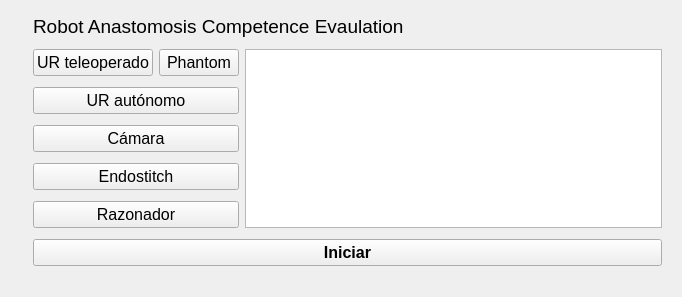
<?xml version="1.0" encoding="UTF-8"?>
<ui version="4.0">
 <class>MainWindow</class>
 <widget class="QMainWindow" name="MainWindow">
  <property name="geometry">
   <rect>
    <x>0</x>
    <y>0</y>
    <width>682</width>
    <height>297</height>
   </rect>
  </property>
  <property name="windowTitle">
   <string>MainWindow</string>
  </property>
  <widget class="QWidget" name="centralwidget">
   <layout class="QGridLayout" name="gridLayout">
    <property name="leftMargin">
     <number>20</number>
    </property>
    <property name="topMargin">
     <number>10</number>
    </property>
    <property name="rightMargin">
     <number>20</number>
    </property>
    <property name="bottomMargin">
     <number>20</number>
    </property>
    <item row="5" column="1" colspan="2">
     <widget class="QPushButton" name="razonadorButton">
      <property name="font">
       <font>
        <pointsize>12</pointsize>
       </font>
      </property>
      <property name="cursor">
       <cursorShape>PointingHandCursor</cursorShape>
      </property>
      <property name="text">
       <string>Razonador</string>
      </property>
     </widget>
    </item>
    <item row="4" column="1" colspan="2">
     <widget class="QPushButton" name="endostitchButton">
      <property name="font">
       <font>
        <pointsize>12</pointsize>
       </font>
      </property>
      <property name="cursor">
       <cursorShape>PointingHandCursor</cursorShape>
      </property>
      <property name="text">
       <string>Endostitch</string>
      </property>
     </widget>
    </item>
    <item row="6" column="1" colspan="3">
     <widget class="QPushButton" name="iniciarButton">
      <property name="font">
       <font>
        <pointsize>12</pointsize>
        <weight>75</weight>
        <bold>true</bold>
       </font>
      </property>
      <property name="cursor">
       <cursorShape>PointingHandCursor</cursorShape>
      </property>
      <property name="autoFillBackground">
       <bool>false</bool>
      </property>
      <property name="styleSheet">
       <string notr="true"/>
      </property>
      <property name="text">
       <string>Iniciar</string>
      </property>
      <property name="checkable">
       <bool>false</bool>
      </property>
      <property name="checked">
       <bool>false</bool>
      </property>
      <property name="flat">
       <bool>false</bool>
      </property>
     </widget>
    </item>
    <item row="0" column="1" colspan="3">
     <widget class="QLabel" name="label">
      <property name="sizePolicy">
       <sizepolicy hsizetype="Preferred" vsizetype="Fixed">
        <horstretch>0</horstretch>
        <verstretch>0</verstretch>
       </sizepolicy>
      </property>
      <property name="font">
       <font>
        <pointsize>14</pointsize>
        <weight>50</weight>
        <bold>false</bold>
       </font>
      </property>
      <property name="text">
       <string>Robot Anastomosis Competence Evaulation</string>
      </property>
      <property name="alignment">
       <set>Qt::AlignLeading|Qt::AlignLeft|Qt::AlignVCenter</set>
      </property>
     </widget>
    </item>
    <item row="3" column="1" colspan="2">
     <widget class="QPushButton" name="camaraButton">
      <property name="font">
       <font>
        <pointsize>12</pointsize>
       </font>
      </property>
      <property name="cursor">
       <cursorShape>PointingHandCursor</cursorShape>
      </property>
      <property name="text">
       <string>Cámara</string>
      </property>
     </widget>
    </item>
    <item row="1" column="2">
     <widget class="QPushButton" name="phantomButton">
      <property name="font">
       <font>
        <pointsize>12</pointsize>
       </font>
      </property>
      <property name="cursor">
       <cursorShape>PointingHandCursor</cursorShape>
      </property>
      <property name="text">
       <string>Phantom</string>
      </property>
     </widget>
    </item>
    <item row="2" column="1" colspan="2">
     <widget class="QPushButton" name="URautonomoButton">
      <property name="font">
       <font>
        <pointsize>12</pointsize>
       </font>
      </property>
      <property name="cursor">
       <cursorShape>PointingHandCursor</cursorShape>
      </property>
      <property name="text">
       <string>UR autónomo</string>
      </property>
     </widget>
    </item>
    <item row="1" column="1">
     <widget class="QPushButton" name="URteleoperadoButton">
      <property name="font">
       <font>
        <pointsize>12</pointsize>
       </font>
      </property>
      <property name="cursor">
       <cursorShape>PointingHandCursor</cursorShape>
      </property>
      <property name="text">
       <string>UR teleoperado</string>
      </property>
     </widget>
    </item>
    <item row="1" column="3" rowspan="5">
     <widget class="QListWidget" name="experimentsListWidget"/>
    </item>
    <item row="1" column="0" rowspan="2">
     <widget class="QLabel" name="UMHLabel">
      <property name="text">
       <string/>
      </property>
      <property name="alignment">
       <set>Qt::AlignCenter</set>
      </property>
     </widget>
    </item>
    <item row="3" column="0" rowspan="2">
     <widget class="QLabel" name="UVALabel">
      <property name="text">
       <string/>
      </property>
      <property name="alignment">
       <set>Qt::AlignCenter</set>
      </property>
     </widget>
    </item>
    <item row="5" column="0" rowspan="2">
     <widget class="QLabel" name="UMALabel">
      <property name="text">
       <string/>
      </property>
      <property name="alignment">
       <set>Qt::AlignCenter</set>
      </property>
     </widget>
    </item>
   </layout>
  </widget>
 </widget>
 <resources/>
 <connections/>
</ui>
